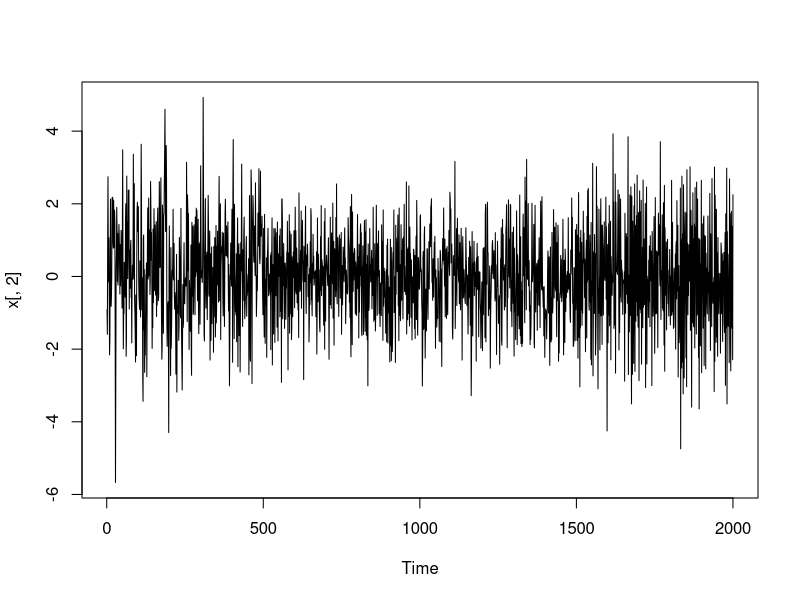
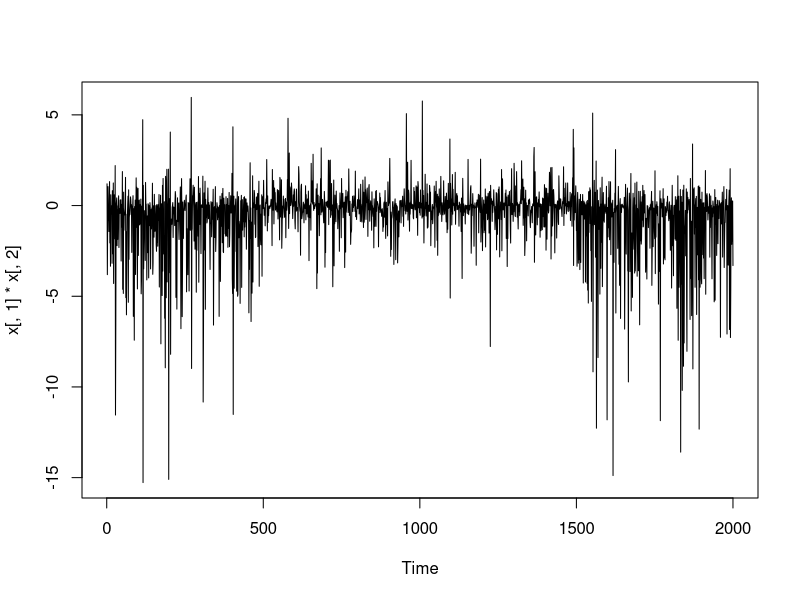
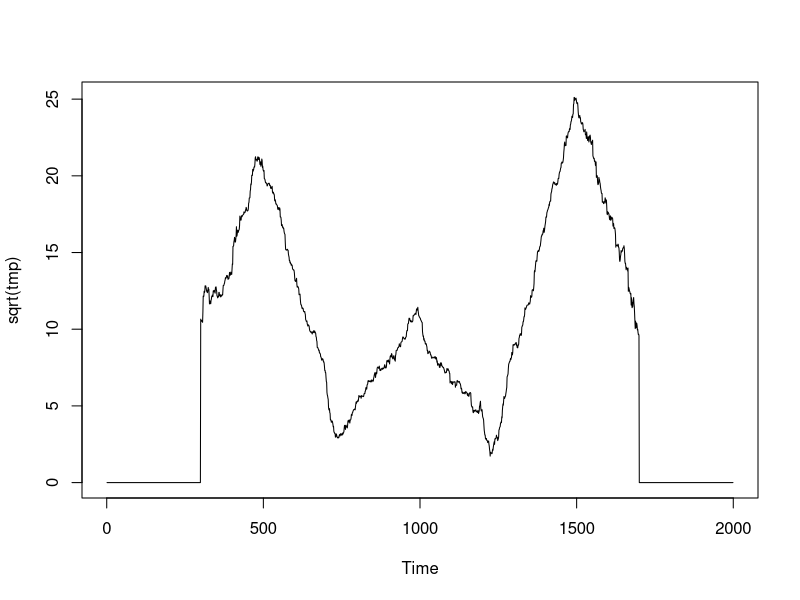
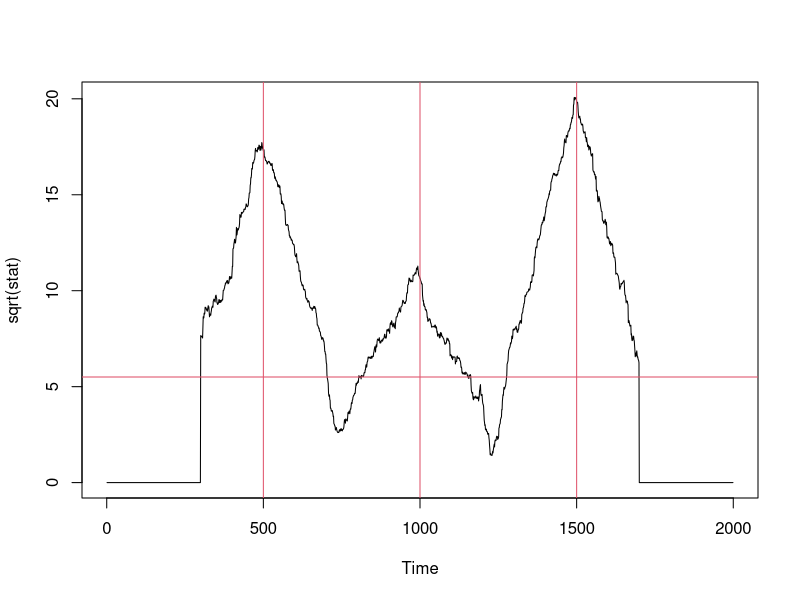
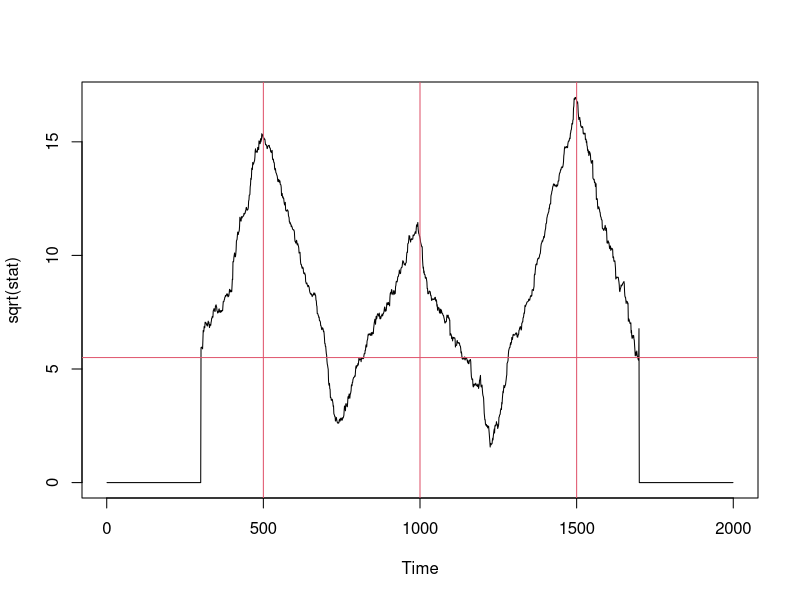

Write the R code that produced these figures, in order.
## data generation

x <- rbind(cbind(arima.sim(list(ar = .5), n = 1000), arima.sim(list(ar = -.1), n = 1000), arima.sim(list(ar = .5), n = 1000)),
           cbind(arima.sim(list(ar = -.5), n = 1000), arima.sim(list(ar = -.7), n = 1000), arima.sim(list(ar = .1), n = 1000)),
           cbind(arima.sim(list(ar = .1), n = 1000), arima.sim(list(ar = .1), n = 1000), arima.sim(list(ar = .5), n = 1000)))

x <- rbind(cbind(arima.sim(list(ar = .5), n = 3000), arima.sim(list(ar = -.1), n = 3000), arima.sim(list(ar = .5), n = 3000)))

# 5.1.2

n <- 2000
d <- 3
burnin <- 100
cp <- 500 * (1:3)
brks <- c(0, cp + burnin, n + burnin)
L <- c(list(c(list(matrix(c(.5, .1, .1, .1, .5, .1, .1, .1, .5), byrow = TRUE, nrow = 3)), list(matrix(c(-1, 1, 1, 1, -1, 1, 1, 1, -1) * .2, byrow = TRUE, nrow = 3)))),
       list(c(list(matrix(c(-1, 1, 1, 1, -1, 1, 1, 1, -1) * .2, byrow = TRUE, nrow = 3)), list(matrix(c(.5, .1, .1, .1, .5, .1, .1, .1, .5), byrow = TRUE, nrow = 3)))),
       list(c(list(matrix(c(1, 1, 0, 1, 1, 1, 0, 1, 1) * .4, byrow = TRUE, nrow = 3)), list(diag(rep(-.2, 3))))),
       list(c(list(matrix(c(.5, .1, .1, .1, .5, .1, .1, .1, .5), byrow = TRUE, nrow = 3)), list(matrix(c(-1, 1, 1, 1, -1, 1, 1, 1, -1) * .2, byrow = TRUE, nrow = 3)))))

x <- matrix(rnorm((n + burnin) * d), ncol = d)
for(jj in 2:(length(cp) + 1)){
  int <- setdiff((brks[jj] + 1):brks[jj + 1], 1:2)
  for(tt in int) x[tt, ] <- L[[jj]][[1]] %*% x[tt - 1, ] + L[[jj]][[2]] %*% x[tt - 2, ] + x[tt, ]
}
x <- x[-(1:burnin), ]


# 5.1.3

n <- 2000
d <- 2
burnin <- 100
cp <- 500 * (1:3)
brks <- c(0, cp + burnin, n + burnin)
L <- c(list(matrix(c(-1, -1, 1, 1) * .75, byrow = TRUE, nrow = 2)), 
       list(matrix(-c(-1, -1, 1, 1) * .25, byrow = TRUE, nrow = 2)),
       list(matrix(c(-1, -1, 1, 1) * .25, byrow = TRUE, nrow = 2)),
       list(matrix(-c(-1, -1, 1, 1) * .75, byrow = TRUE, nrow = 2)))

x <- matrix(rnorm((n + burnin) * d), ncol = d)
for(jj in 1:(length(cp) + 1)){
  int <- setdiff((brks[jj] + 1):brks[jj + 1], 1)
  for(tt in int) x[tt, ] <- L[[jj]] %*% x[tt - 1, ] + x[tt, ]
}
x <- x[-(1:burnin), ]

##### some explanatory analysis, plotting, ar fitting, etc.

ts.plot(x[, 2])
ts.plot(x[, 1] * x[, 2])

colnames(x) <- c('ts1', 'ts2', 'ts3')[1:d]

# matplot(x, type = 'l')

fit <- ar(x, demean = TRUE, method = 'ols')
fit$order




p <- 1
fit <- ar(x,aic = F,  order = p, demean = TRUE, method = 'ols')

# z <- fit$resid[-(1:p), ]
fit$ar

A <-  cbind(fit$x.intercept, matrix(fit$ar,2,2))
  

###### start

p <- 1
n <- dim(x)[1]; d <- dim(x)[2]

G <- 300

alpha <- max(.01,  (1 - (1/exp(exp(-sqrt(2*log(n/G)) * sqrt(G))))^2))

D <- d*(d*p + 1)
c_alpha <- -log(log(1/sqrt(1 - alpha))) 
a <- sqrt(2*log(n/G)) #test transform multipliers
b <- 2*log(n/G) + D/2 * log(log(n/G)) - log(2/3 * gamma(D/2))

print(crit.val <- max(sqrt(2 * log(n)), (b + c_alpha)/a))

X <- c()
for(ii in (p + 1):n) X <- rbind(X, c(1, x[ii - (1:p), ]))
y <- x[-(1:p), ]

solve(t(X)%*%X)%*%t(X)%*%y

z <- y - X %*% solve(t(X)%*%X)%*%t(X)%*%y

H <- array(0, dim = c(n - p, dim(X)[2], d))
for(jj in 1:d) H[,, jj] <- X * z[, jj]

#### Sigma (obtained locally) * C (globally/locally, determined by do.local)

do.local <- !TRUE

tmp <- stat <- rep(0, n - p)
ii <- G
int <- (ii - G + 1):(ii + G)
left <- apply(H[1:G,, ], c(2, 3), sum)
right <- apply(H[G + 1:G,, ], c(2, 3), sum)
A <- (left - right)/sqrt(2 * G)
sigma <- diag(t(z[int, ]) %*% z[int, ]/(2 * G))
if(do.local) C <- t(X[int, ]) %*% X[int, ] / (2 * G) else C <- t(X) %*% X / (n - p) 
Cinv <- solve(C)
for(jj in 1:d) stat[ii] <- stat[ii] + sum(A[, jj] * t(A[, jj] * Cinv))/sigma[jj]

tmp[ii] <- sum(A^2)

for(ii in (G + 1):(n - p - G)){
  int <- (ii - G + 1):(ii + G)
  left <- left - H[ii - G,,] + H[ii,,]
  right <- right - H[ii,,] + H[ii + G,,]
  A <- (left - right)/sqrt(2 * G)
  sigma <- diag(cov(z[int, ]))
  if(do.local){
    C <- t(X[int, ]) %*% X[int, ] / (2*G)
    Cinv <- solve(C)  # can adopt the woodbury formula for efficiency here
  }
  for(jj in 1:d) stat[ii] <- stat[ii] + sum(A[, jj] * t(A[, jj] * Cinv))/sigma[jj]
  
  tmp[ii] <- sum(A^2)
}

ts.plot(sqrt(tmp))

ts.plot(sqrt(stat)); abline(v = cp, h = crit.val, col = 2)

#### H (diagonal / not diagonal, determined by do.diag)

do.diag <- !TRUE

stat <- rep(0, n - p)

int <- 1:(2 * G)
left <- apply(H[1:G,, ], c(2, 3), sum)
right <- apply(H[G + 1:G,, ], c(2, 3), sum)
A <- (left - right)/sqrt(2 * G)
# XX <- solve(t(X[1:(2*G), ]) %*% X[1:(2*G), ]) 
# for(jj in 1:d) stat[G] <- stat[G] + sum(A[, jj] * t(A[, jj] * XX))/sigma[jj]
for(jj in 1:d){
  HH <- cov(H[int[1:G],, jj]) + cov(H[int[G + 1:G],, jj])
  if(do.diag){
    HH <- diag(1/diag(HH))
  } else HH <- solve(HH) 
  stat[ii] <- stat[ii] +  sum(A[, jj] * t(A[, jj] * HH))
}

for(ii in (G + 1):(n - p - G)){
  int <- (ii - G + 1):(ii + G)
  left <- left - H[ii - G,,] + H[ii,,]
  right <- right - H[ii,,] + H[ii + G,,]
  A <- (left - right)/sqrt(2 * G)
  # XX <- solve(t(X[int, ]) %*% X[int, ]/(2 * G))
  # for(jj in 1:d) stat[ii] <- stat[ii] +  sum(A[, jj] * t(A[, jj] * XX))/sigma[jj]
  for(jj in 1:d){
    HH <- (cov(H[int[1:G],, jj]) + cov(H[int[G + 1:G],, jj]))/2
    if(do.diag){
      HH <- diag(1/diag(HH))
    } else HH <- solve(HH) 
    stat[ii] <- stat[ii] +  sum(A[, jj] * t(A[, jj] * HH))
  }
}

ts.plot(sqrt(stat)); abline(v = cp, h = crit.val, col = 2)

## IGNORE
# 
# jj <- 1
# 
# ii <- 1000
# int <- (ii - G + 1):(ii + G)
# sigma <- diag(t(z[int, ]) %*% z[int, ])/(2 * G)
# if(do.local){
#   C <- t(X[int, ]) %*% X[int, ] / (2*G)
#   Cinv <- solve(C)  # can adopt the woodbury formula for efficiency here
# } else{
#   C <- t(X) %*% X / (n - p) 
#   Cinv <- solve(C)
# }
# Cinv/sigma[jj]
# 
# HH <- (cov(H[int[1:G],, jj]) + cov(H[int[G + 1:G],, jj])) * .5
# if(do.diag){
#   HH <- diag(1/diag(HH))
# } else HH <- solve(HH) 
# 
# HH

